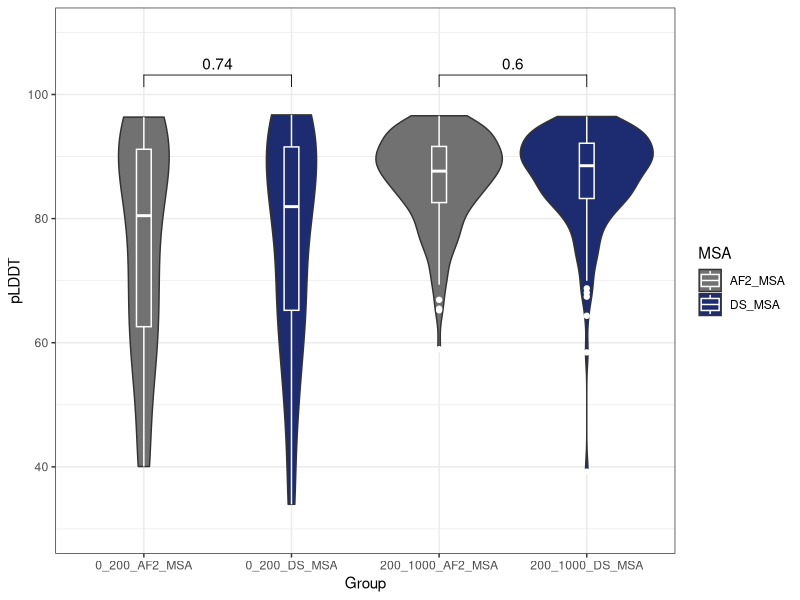
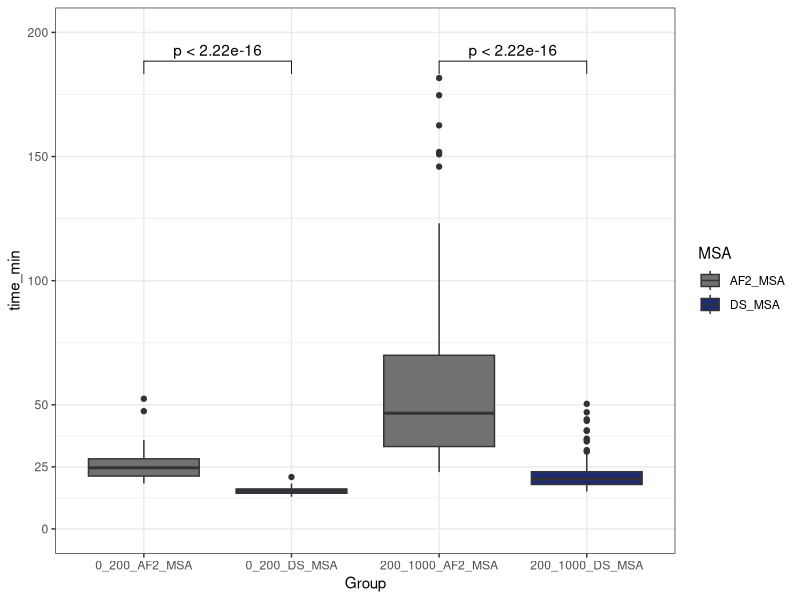
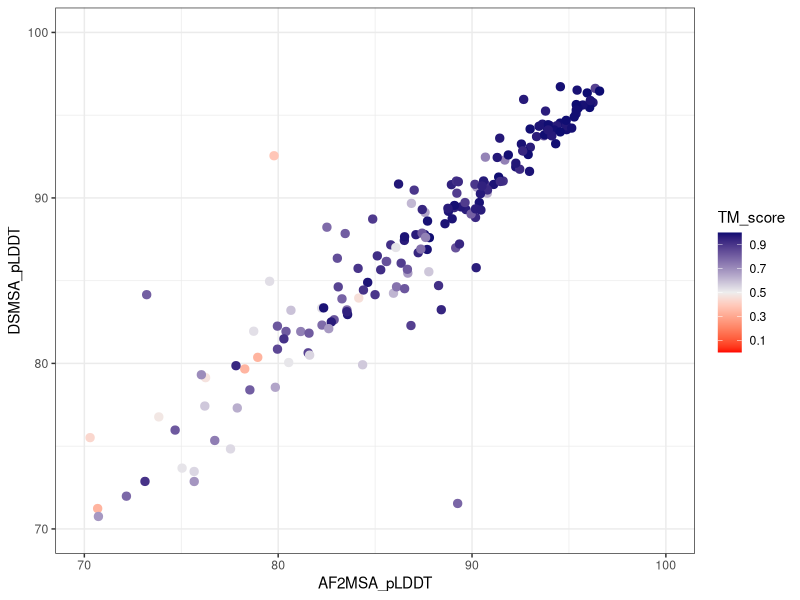

Reproduce these figures in R, in order.
library(ggplot2)
library(ggpubr)
library(readxl)

dat <- read_excel("FigS4abc.AF2_pLDDT_time.xlsx",sheet="FigS4ab")
datc <- read_excel("FigS4abc.AF2_pLDDT_time.xlsx",sheet="FigS4abc_raw")

my_comp <- list(c("0_200_AF2_MSA","0_200_DS_MSA"),c("200_1000_AF2_MSA","200_1000_DS_MSA"))

#FigS4a
pa <- ggplot(dat,aes(y=pLDDT,x=Group,fill=MSA))+
  geom_violin()+
  geom_boxplot(width=0.1,color="#FFFFFF")+
  scale_y_continuous(limits = c(30,110),
                     breaks = c(40,60,80,100))+
  scale_fill_manual(values = c("AF2_MSA"="#717171","DS_MSA"="#1D2B70"))+
  stat_compare_means(comparisons = my_comp,label.y=100)+
  theme_bw()
pa

#FigS4b
pb <- ggplot(dat,aes(y=time_min,x=Group,fill=MSA))+
  geom_boxplot()+
  scale_y_continuous(limits = c(0,200),
                     breaks = c(0,25,50,100,150,200))+
  scale_fill_manual(values = c("AF2_MSA"="#717171","DS_MSA"="#1D2B70"))+
  stat_compare_means(comparisons = my_comp,label.y=180)+
  theme_bw()
pb

#FigS4c
pc <- ggplot(datc, aes(y=DSMSA_pLDDT, x=AF2MSA_pLDDT,color=TM_score)) +
  geom_point(size=2.5) + 
  scale_color_gradient2(limits=c(0,1),breaks=c(0.1,0.3,0.5,0.7,0.9),
                        mid = "#EEEEEE",high = "#0D0C71",midpoint = 0.5,low = "#FF0000") +
  scale_y_continuous(limits = c(70,100),breaks = c(70,80,90,100)) +
  scale_x_continuous(limits = c(70,100),breaks = c(70,80,90,100)) +
  theme_bw()
pc

